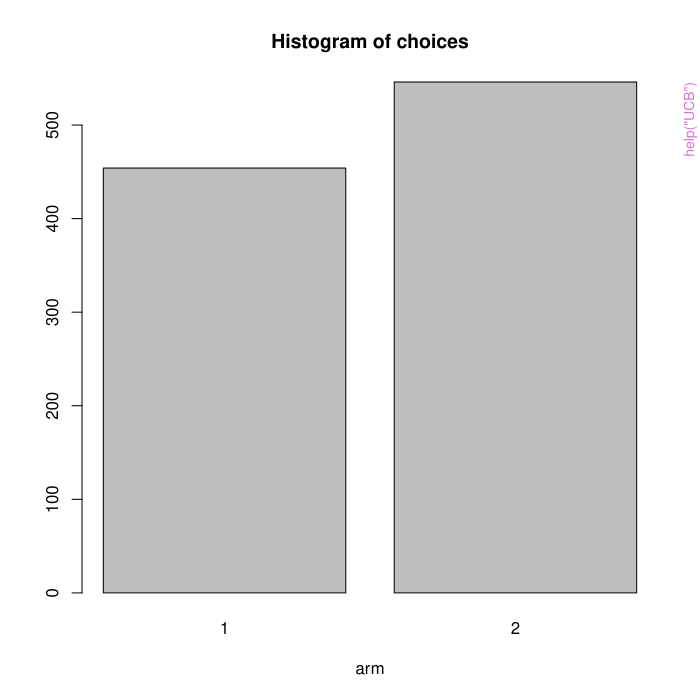

Recreate this plot in R.
pkgname <- "bandit4abtest"
source(file.path(R.home("share"), "R", "examples-header.R"))
options(warn = 1)
library('bandit4abtest')

base::assign(".oldSearch", base::search(), pos = 'CheckExEnv')
cleanEx()
nameEx("LINUCB")
### * LINUCB

flush(stderr()); flush(stdout())

### Name: LINUCB
### Title: LINUCB algorithm
### Aliases: LINUCB

### ** Examples

size.tot = 1000
set.seed(4649)                          # this makes the example exactly reproducible
x1 = runif(size.tot, min=0, max=10)          # you have 4, largely uncorrelated predictors
x2 = runif(size.tot, min=0, max=10)
x3 = runif(size.tot, min=0, max=10)
x4 = runif(size.tot, min=0, max=10)
dt = cbind(x1,x2,x3,x4)
#arm reward
arm_1 <-  as.vector(c(-1,9,-8,4))
K1 = crossprod(t(dt),arm_1)
arm_2 <-  as.vector(c(-1,2,1,0))
K2 = crossprod(t(dt),arm_2)
arm_3 <-  as.vector(c(-1,-5,1,10))
K3 = crossprod(t(dt),arm_3)
visitorReward <-  data.frame(K1,K2,K3)
dt <- as.data.frame(dt)
LINUCB(dt,visitorReward)



cleanEx()
nameEx("LOGITUCB")
### * LOGITUCB

flush(stderr()); flush(stdout())

### Name: LOGITUCB
### Title: LogitUCB algorithm
### Aliases: LOGITUCB

### ** Examples

size.tot = 1000
set.seed(4649)                          # this makes the example exactly reproducible
x1 = runif(size.tot, min=0, max=10)          # you have 4, largely uncorrelated predictors
x2 = runif(size.tot, min=0, max=10)
x3 = runif(size.tot, min=0, max=10)
x4 = runif(size.tot, min=0, max=10)
dt = cbind(x1,x2,x3,x4)
#arm reward
arm_1 <-  as.vector(c(-1,9,-8,4))
K1 = 1/(1+exp(- crossprod(t(dt),arm_1))) # inverse logit transform of linear predictor
K1 = vapply(K1, function(x) rbinom(1, 1, x), as.integer(1L))
arm_2 <-  as.vector(c(-1,2,1,0))
K2 = 1/(1+exp(- crossprod(t(dt),arm_2))) # inverse logit transform of linear predictor
K2 = vapply(K2, function(x) rbinom(1, 1, x), as.integer(1L))
arm_3 <-  as.vector(c(-1,-5,1,10))
K3 = 1/(1+exp(- crossprod(t(dt),arm_3)))
K3 = vapply(K3, function(x) rbinom(1, 1, x), as.integer(1L))
visitorReward <-  data.frame(K1,K2,K3)
dt <- as.data.frame(dt)
LOGITUCB(dt,visitorReward)



cleanEx()
nameEx("UCB")
### * UCB

flush(stderr()); flush(stdout())

### Name: UCB
### Title: UCB algorithm
### Aliases: UCB

### ** Examples

## Generates 10000 numbers from 2 binomial  distributions
set.seed(4434)
K1 <- rbinom(1000, 1, 0.6)
K2 <- rbinom(1000, 1, 0.7)
## Define a dataframe of rewards
visitorReward <- as.data.frame(cbind(K1,K2) )
#Run UCB algorithm
ucb_alloc  <- UCB(visitorReward,alpha = 10)
ucb_alloc$S
barplot(table(ucb_alloc$choice),main = "Histogram of choices",xlab="arm")
#Upper bound for arm 2 according iterations (red line is the real mean)
plot(x=c(1:length(ucb_alloc$choice[ucb_alloc$choice==2])),
  ucb_alloc$proba[ucb_alloc$choice==2],
  type='l',xlab = 'Time',ylab = 'Upper bound of arm 2')
  lines(c(1:length(ucb_alloc$choice[ucb_alloc$choice==2])),rep(mean(K2),length(ucb_alloc$choice[ucb_alloc$choice==2])),col="red")
ucb_alloc$time
ucb_alloc$theta_hat
ucb_alloc$theta



cleanEx()
nameEx("abtest1")
### * abtest1

flush(stderr()); flush(stdout())

### Name: abtest1
### Title: abtest1
### Aliases: abtest1
### Keywords: datasets

### ** Examples

 try(data(package = "bandit4abtest") )
 load(abtest1)



cleanEx()
nameEx("abtest2")
### * abtest2

flush(stderr()); flush(stdout())

### Name: abtest2
### Title: abtest2
### Aliases: abtest2
### Keywords: datasets

### ** Examples

 try(data(package = "bandit4abtest") )
 load(abtest1)



cleanEx()
nameEx("bandit_reward_control")
### * bandit_reward_control

flush(stderr()); flush(stdout())

### Name: bandit_reward_control
### Title: bandit_reward_control
### Aliases: bandit_reward_control

### ** Examples

## Generates 1000 numbers from 2 uniform distributions
set.seed(4434)
K1 <- rnorm(100, 30, .05)
K2 <- rnorm(100, 21, .05)
## Define a dataframe of rewards
visitorReward <- as.data.frame(cbind(K1,K2) )
## Control
bandit_reward_control(visitorReward,K=3)
## Control
bandit_reward_control(visitorReward,K=2)
visitorReward[1,1]= NA
## Control
bandit_reward_control(visitorReward)




cleanEx()
nameEx("change_data_type_for_ctree")
### * change_data_type_for_ctree

flush(stderr()); flush(stdout())

### Name: change_data_type_for_ctree
### Title: change_data_type_for_ctree
### Aliases: change_data_type_for_ctree

### ** Examples

## Generates 1000 numbers from 2 uniform distributions
c1 <- rep("Test",100)
dt <- as.data.frame(c1)
typeof(change_data_type_for_ctree(dt=dt,visitorReward=dt)$visitorReward[,1])
K1 <- sample(c(0,1),replace=TRUE,size= 100)
visitorReward <- as.data.frame(K1)
typeof(change_data_type_for_ctree(dt=dt,visitorReward=dt,is_reward_are_boolean=FALSE)$visitorReward[,1])



cleanEx()
nameEx("change_type")
### * change_type

flush(stderr()); flush(stdout())

### Name: change_type
### Title: Change all colomns of a dataframe into numerical type
### Aliases: change_type

### ** Examples

## Generates 1000 numbers from 2 binomial distributions
set.seed(4434)
K1 <- rbinom(1000, 1, 0.6)
K2 <- rbinom(1000, 1, 0.7)
## Define a dataframe of rewards
visitorReward <- as.data.frame( cbind(as.character(K1),as.character(K2)) )
typeof(visitorReward[,1])
## Change type
visitorReward <- change_type(visitorReward)
typeof(visitorReward[,1])



cleanEx()
nameEx("condition_For_UCB")
### * condition_For_UCB

flush(stderr()); flush(stdout())

### Name: condition_For_UCB
### Title: Returns the arm with the highest bound
### Aliases: condition_For_UCB

### ** Examples

## Generates 1000 numbers from 2 binomial distributions
set.seed(4434)
K1 <- rbinom(1000, 1, 0.6)
K2 <- rbinom(1000, 1, 0.7)
## Define a dataframe of rewards
visitorReward <- as.data.frame( cbind(K1,K2) )
## Number of arms
K=2
## Init the S Matrix
S <- generate_Matrix_S(K)
S
## play arms uniformly
for(i in 1:nrow(visitorReward)){
S <- play_arm(i,arm=(i%%K+1),S,visitorReward)
}
## Results
S
proba_max_For_UCB(S=S,iter=i+1)
condition_For_UCB(S=S,iter=i+1)



cleanEx()
nameEx("condition_For_epsilonGreedy")
### * condition_For_epsilonGreedy

flush(stderr()); flush(stdout())

### Name: condition_For_epsilonGreedy
### Title: condition_For_epsilonGreedy
### Aliases: condition_For_epsilonGreedy

### ** Examples

## Generates 1000 numbers from 2 binomial distributions
set.seed(4434)
K1 <- rbinom(1000, 1, 0.6)
K2 <- rbinom(1000, 1, 0.7)
## Define a dataframe of rewards
visitorReward <- as.data.frame( cbind(K1,K2) )
## Number of arms
K=2
## Init the S Matrix
S <- generate_Matrix_S(K)
S
## play arms uniformly
for(i in 1:nrow(visitorReward)){
S <- play_arm(i,arm=(i%%K+1),S,visitorReward)
}
## Results
S
condition_For_epsilonGreedy(S=S)



cleanEx()
nameEx("condition_For_thompson_sampling")
### * condition_For_thompson_sampling

flush(stderr()); flush(stdout())

### Name: condition_For_thompson_sampling
### Title: condition_For_thompson_sampling
### Aliases: condition_For_thompson_sampling

### ** Examples

## Generates 1000 numbers from 2 uniform distributions
set.seed(4434)
K1 <- rbinom(1000, 1, 0.6)
K2 <- rbinom(1000, 1, 0.7)
## Define a dataframe of rewards
visitorReward <- as.data.frame( cbind(K1,K2) )
## Number of arms
K=2
## Init the S Matrix
S <- generate_Matrix_S(K)
S
## play arms uniformly
for(i in 1:nrow(visitorReward)){
S <- play_arm(i,arm=(i%%K+1),S,visitorReward)
}
## Results
S
## Choose next arm with thompson sampling policy
condition_For_thompson_sampling(S)
#Density
plot(density( rbeta(100, 1 +  S[1,1]*S[2,1], 1 + S[2,1] - S[1,1]*S[2,1])))
plot(density( rbeta(100, 1 +  S[1,2]*S[2,2], 1 + S[2,2] - S[1,2]*S[2,2])))



cleanEx()
nameEx("control_data_missing")
### * control_data_missing

flush(stderr()); flush(stdout())

### Name: control_data_missing
### Title: control_data_missing
### Aliases: control_data_missing

### ** Examples

## Generates 1000 numbers from 2 uniform distributions
set.seed(4434)
K1 <- rnorm(100, 30, .05)
K2 <- rnorm(100, 21, .05)
## Define a dataframe of rewards
visitorReward <- as.data.frame(cbind(K1,K2) )
## Control
control_data_missing(visitorReward)
visitorReward[1,1]= NA
## Control
control_data_missing(visitorReward)




cleanEx()
nameEx("cumulativeRegret")
### * cumulativeRegret

flush(stderr()); flush(stdout())

### Name: cumulativeRegret
### Title: Return list of cumulative regret
### Aliases: cumulativeRegret

### ** Examples

## Generates 1000 numbers from 2 uniform distributions
set.seed(4434)
K1 <- rnorm(100, 30, .05)
K2 <- rnorm(100, 21, .05)
## Define a dataframe of rewards
visitorReward <- as.data.frame(cbind(K1,K2) )
#Random choices
choice <- sample(c(1,2), 100, replace = TRUE)
cumulativeRegret(choice=choice,visitorReward=visitorReward)




cleanEx()
nameEx("data_control_K")
### * data_control_K

flush(stderr()); flush(stdout())

### Name: data_control_K
### Title: data_control_K
### Aliases: data_control_K

### ** Examples

## Generates 1000 numbers from 2 uniform distributions
set.seed(4434)
K1 <- rnorm(100, 30, .05)
## Define a dataframe of rewards
visitorReward <- as.data.frame(K1)
## Control
data_control_K(visitorReward)
K2 <- rnorm(100, 21, .05)
## Define a dataframe of rewards
visitorReward <- as.data.frame(cbind(K1,K2) )
## Control
data_control_K(visitorReward,K=3)
## Control
data_control_K(visitorReward,K=2)




cleanEx()
nameEx("data_control_context_reward")
### * data_control_context_reward

flush(stderr()); flush(stdout())

### Name: data_control_context_reward
### Title: data_control_context_reward
### Aliases: data_control_context_reward

### ** Examples

## Generates 1000 numbers from 2 uniform distributions
set.seed(4434)
K1 <- rnorm(100, 30, .05)
K2 <- rnorm(100, 35, .05)
## Define a dataframe of rewards
visitorReward <- as.data.frame(K1)
## Define a dataframe of context
c1 <- rnorm(50, 35, .05)
dt <- as.data.frame(c1)
## Control
data_control_context_reward(dt=dt,visitorReward=visitorReward)
c1 <- rnorm(100, 30, .05)
dt <- as.data.frame(c1)
data_control_context_reward(dt=dt,visitorReward=visitorReward)




cleanEx()
nameEx("epsilonGreedy")
### * epsilonGreedy

flush(stderr()); flush(stdout())

### Name: epsilonGreedy
### Title: epsilonGreedy algorithm
### Aliases: epsilonGreedy

### ** Examples

## Generates 10000 numbers from 2 binomial  distributions
set.seed(4434)
K1 <- rbinom(1000, 1, 0.6)
K2 <- rbinom(1000, 1, 0.7)
## Define a dataframe of rewards
visitorReward <- as.data.frame(cbind(K1,K2) )
#Run epsilon Greedy algorithm
epsilonGreedy_alloc  <- epsilonGreedy(visitorReward,epsilon  = 0.25)
epsilonGreedy_alloc$S
barplot(table(epsilonGreedy_alloc$choice),main = "Histogram of choices",xlab="arm")
epsilonGreedy_alloc$time
epsilonGreedy_alloc$theta_hat
epsilonGreedy_alloc$theta



cleanEx()
nameEx("epsilonGreedy_bandit_object_evaluation")
### * epsilonGreedy_bandit_object_evaluation

flush(stderr()); flush(stdout())

### Name: epsilonGreedy_bandit_object_evaluation
### Title: epsilonGreedy_bandit_object_evaluation
### Aliases: epsilonGreedy_bandit_object_evaluation

### ** Examples

## Generates 1000 numbers from 2 binomial distributions
set.seed(4434)
K1 <- rbinom(1000, 1, 0.6)
K2 <- rbinom(1000, 1, 0.7)
## Define a dataframe of rewards
visitorReward <- as.data.frame(cbind(K1,K2) )
#Run epsilonGreedy algorithm with policy evaluation
epsilonGreedy_bandit_object_evaluation(visitorReward,epsilon = 0.25)




cleanEx()
nameEx("generate_Matrix_S")
### * generate_Matrix_S

flush(stderr()); flush(stdout())

### Name: generate_Matrix_S
### Title: Generate a S Matrix
### Aliases: generate_Matrix_S

### ** Examples

K = 2
generate_Matrix_S(K)




cleanEx()
nameEx("is_reward_are_boolean")
### * is_reward_are_boolean

flush(stderr()); flush(stdout())

### Name: is_reward_are_boolean
### Title: is_reward_are_boolean
### Aliases: is_reward_are_boolean

### ** Examples

## Generates 1000 numbers from 2 uniform distributions
set.seed(4434)
K1 <- rnorm(100, 30, .05)
K2 <- rnorm(100, 35, .05)
## Define a dataframe of rewards
visitorReward <- as.data.frame(cbind(K1,K2))
is_reward_are_boolean(visitorReward)
K1 <- rbinom(1000, 1, 0.6)
K2 <- rbinom(1000, 1, 0.7)
visitorReward <- as.data.frame(cbind(K1,K2))
is_reward_are_boolean(visitorReward)




cleanEx()
nameEx("linucb_bandit_object_evaluation")
### * linucb_bandit_object_evaluation

flush(stderr()); flush(stdout())

### Name: linucb_bandit_object_evaluation
### Title: linucb_bandit_object_evaluation
### Aliases: linucb_bandit_object_evaluation

### ** Examples

size.tot = 1000
set.seed(4649)                          # this makes the example exactly reproducible
x1 = runif(size.tot, min=0, max=10)          # you have 4, largely uncorrelated predictors
x2 = runif(size.tot, min=0, max=10)
x3 = runif(size.tot, min=0, max=10)
x4 = runif(size.tot, min=0, max=10)
dt = cbind(x1,x2,x3,x4)
#arm reward
arm_1 <-  as.vector(c(-1,9,-8,4))
K1 = 1/(1+exp(- crossprod(t(dt),arm_1))) # inverse logit transform of linear predictor
K1 = vapply(K1, function(x) rbinom(1, 1, x), as.integer(1L))
arm_2 <-  as.vector(c(-1,2,1,0))
K2 = 1/(1+exp(- crossprod(t(dt),arm_2))) # inverse logit transform of linear predictor
K2 = vapply(K2, function(x) rbinom(1, 1, x), as.integer(1L))
arm_3 <-  as.vector(c(-1,-5,1,10))
K3 = 1/(1+exp(- crossprod(t(dt),arm_3)))
K3 = vapply(K3, function(x) rbinom(1, 1, x), as.integer(1L))
visitorReward <-  data.frame(K1,K2,K3)
dt <- as.data.frame(dt)
linucb_bandit_object_evaluation(dt,visitorReward)



cleanEx()
nameEx("logitucb_bandit_object_evaluation")
### * logitucb_bandit_object_evaluation

flush(stderr()); flush(stdout())

### Name: logitucb_bandit_object_evaluation
### Title: logitucb_bandit_object_evaluation
### Aliases: logitucb_bandit_object_evaluation

### ** Examples

size.tot = 1000
set.seed(4649)                          # this makes the example exactly reproducible
x1 = runif(size.tot, min=0, max=10)          # you have 4, largely uncorrelated predictors
x2 = runif(size.tot, min=0, max=10)
x3 = runif(size.tot, min=0, max=10)
x4 = runif(size.tot, min=0, max=10)
dt = cbind(x1,x2,x3,x4)
#arm reward
arm_1 <-  as.vector(c(-1,9,-8,4))
K1 = 1/(1+exp(- crossprod(t(dt),arm_1))) # inverse logit transform of linear predictor
K1 = vapply(K1, function(x) rbinom(1, 1, x), as.integer(1L))
arm_2 <-  as.vector(c(-1,2,1,0))
K2 = 1/(1+exp(- crossprod(t(dt),arm_2))) # inverse logit transform of linear predictor
K2 = vapply(K2, function(x) rbinom(1, 1, x), as.integer(1L))
arm_3 <-  as.vector(c(-1,-5,1,10))
K3 = 1/(1+exp(- crossprod(t(dt),arm_3)))
K3 = vapply(K3, function(x) rbinom(1, 1, x), as.integer(1L))
visitorReward <-  data.frame(K1,K2,K3)
dt <- as.data.frame(dt)
logitucb_bandit_object_evaluation(dt=dt,visitorReward)



cleanEx()
nameEx("play_arm")
### * play_arm

flush(stderr()); flush(stdout())

### Name: play_arm
### Title: Assign an arm to an item
### Aliases: play_arm

### ** Examples

## Generates 1000 numbers from 2 uniform distributions
set.seed(4434)
K1 <- rbinom(1000, 1, 0.6)
K2 <- rbinom(1000, 1, 0.7)
## Define a dataframe of rewards
visitorReward <- as.data.frame( cbind(K1,K2) )
## Number of arms
K=2
## Init the S Matrix
S <- generate_Matrix_S(K)
S
## play arms uniformly
for(i in 1:nrow(visitorReward)){
S <- play_arm(i,arm=(i%%K+1),S,visitorReward)
}
## Results
S



cleanEx()
nameEx("proba_max_For_UCB")
### * proba_max_For_UCB

flush(stderr()); flush(stdout())

### Name: proba_max_For_UCB
### Title: Calculates, for each colonne of S (selected arm) an upper bound
###   according to the Hoeffding inequality (dependent on the iter
###   iteration). It is possible to adjust this bound via an alpha
###   parameter (default alpha = 1). Returns a vector of calculated upper
###   bounds
### Aliases: proba_max_For_UCB

### ** Examples

## Generates 1000 numbers from 2 uniform distributions
set.seed(4434)
K1 <- rbinom(1000, 1, 0.6)
K2 <- rbinom(1000, 1, 0.7)
## Define a dataframe of rewards
visitorReward <- as.data.frame( cbind(K1,K2) )
## Number of arms
K=2
## Init the S Matrix
S <- generate_Matrix_S(K)
S
## play arms uniformly
for(i in 1:nrow(visitorReward)){
S <- play_arm(i,arm=(i%%K+1),S,visitorReward)
}
## Results
S
proba_max_For_UCB(S=S,iter=i+1)



cleanEx()
nameEx("regretValue")
### * regretValue

flush(stderr()); flush(stdout())

### Name: regretValue
### Title: Return regret of chosen arm
### Aliases: regretValue

### ** Examples

## Generates 1000 numbers from 2 uniform distributions
set.seed(4434)
K1 <- rnorm(100, 30, .05)
K2 <- rnorm(100, 21, .05)
## Define a dataframe of rewards
visitorReward <- as.data.frame(cbind(K1,K2) )
#regret of arm 1 for the fist item
regretValue(1,visitorReward[1,])
#'#regret of arm 1 for the fist item
regretValue(2,visitorReward[1,])



cleanEx()
nameEx("return_real_theta")
### * return_real_theta

flush(stderr()); flush(stdout())

### Name: return_real_theta
### Title: return_real_theta
### Aliases: return_real_theta

### ** Examples

size.tot = 1000
set.seed(4649)                          # this makes the example exactly reproducible
x1 = runif(size.tot, min=0, max=10)          # you have 4, largely uncorrelated predictors
x2 = runif(size.tot, min=0, max=10)
x3 = runif(size.tot, min=0, max=10)
x4 = runif(size.tot, min=0, max=10)
dt = cbind(x1,x2,x3,x4)
#arm reward
arm_1 <-  as.vector(c(-1,9,-8,4))
K1 = crossprod(t(dt),arm_1)
arm_2 <-  as.vector(c(-1,2,1,0))
K2 = crossprod(t(dt),arm_2)
arm_3 <-  as.vector(c(-1,-5,1,10))
K3 = crossprod(t(dt),arm_3)
visitorReward <-  data.frame(K1,K2,K3)
dt <- as.data.frame(dt)
return_real_theta(dt,visitorReward)



cleanEx()
nameEx("simpleRegret")
### * simpleRegret

flush(stderr()); flush(stdout())

### Name: simpleRegret
### Title: Return list of regret
### Aliases: simpleRegret

### ** Examples

## Generates 1000 numbers from 2 uniform distributions
set.seed(4434)
K1 <- rnorm(100, 30, .05)
K2 <- rnorm(100, 21, .05)
## Define a dataframe of rewards
visitorReward <- as.data.frame(cbind(K1,K2) )
#Random choices
choice <- sample(c(1,2), 100, replace = TRUE)
simpleRegret(choice=choice,visitorReward=visitorReward)




cleanEx()
nameEx("thompson_sampling")
### * thompson_sampling

flush(stderr()); flush(stdout())

### Name: thompson_sampling
### Title: thompson_sampling
### Aliases: thompson_sampling

### ** Examples

## Generates 1000 numbers from 2 uniform distributions
set.seed(4434)
K1 <- rbinom(1000, 1, 0.6)
K2 <- rbinom(1000, 1, 0.7)
## Define a dataframe of rewards
visitorReward <- as.data.frame( cbind(K1,K2) )
thompson_sampling(visitorReward)



cleanEx()
nameEx("thompson_sampling_bandit_object_evaluation")
### * thompson_sampling_bandit_object_evaluation

flush(stderr()); flush(stdout())

### Name: thompson_sampling_bandit_object_evaluation
### Title: thompson_sampling_bandit_object_evaluation
### Aliases: thompson_sampling_bandit_object_evaluation

### ** Examples

## Generates 1000 numbers from 2 binomial distributions
set.seed(4434)
K1 <- rbinom(1000, 1, 0.6)
K2 <- rbinom(1000, 1, 0.7)
## Define a dataframe of rewards
visitorReward <- as.data.frame(cbind(K1,K2) )
#Run Thompson Sampling algorithm with policy evaluation
thompson_sampling_bandit_object_evaluation(visitorReward,alpha = 1, beta = 1 )




cleanEx()
nameEx("ucb_bandit_object_evaluation")
### * ucb_bandit_object_evaluation

flush(stderr()); flush(stdout())

### Name: ucb_bandit_object_evaluation
### Title: ucb_bandit_object_evaluation
### Aliases: ucb_bandit_object_evaluation

### ** Examples

## Generates 1000 numbers from 2 binomial distributions
set.seed(4434)
K1 <- rbinom(1000, 1, 0.6)
K2 <- rbinom(1000, 1, 0.7)
## Define a dataframe of rewards
visitorReward <- as.data.frame(cbind(K1,K2) )
#Run UCB algorithm with policy evaluation
ucb_bandit_object_evaluation(visitorReward,alpha = 1)




cleanEx()
nameEx("uniform_bandit")
### * uniform_bandit

flush(stderr()); flush(stdout())

### Name: uniform_bandit
### Title: Uniform algorithm
### Aliases: uniform_bandit

### ** Examples

## Generates 10000 numbers from 2 binomial  distributions
set.seed(4434)
K1 <- rbinom(1000, 1, 0.6)
K2 <- rbinom(1000, 1, 0.7)
## Define a dataframe of rewards
visitorReward <- as.data.frame(cbind(K1,K2) )
#Run Uniform algorithm
uniform_bandit_alloc  <- uniform_bandit(visitorReward)
uniform_bandit_alloc$S
uniform_bandit_alloc$time



cleanEx()
nameEx("uniform_bandit_object_evaluation")
### * uniform_bandit_object_evaluation

flush(stderr()); flush(stdout())

### Name: uniform_bandit_object_evaluation
### Title: uniform_bandit_object_evaluation
### Aliases: uniform_bandit_object_evaluation

### ** Examples

## Generates 1000 numbers from 2 binomial distributions
set.seed(4434)
K1 <- rbinom(1000, 1, 0.6)
K2 <- rbinom(1000, 1, 0.7)
## Define a dataframe of rewards
visitorReward <- as.data.frame(cbind(K1,K2) )
#Run uniform bandit allocation with policy evaluation
uniform_bandit_object_evaluation(visitorReward)




### * <FOOTER>
###
options(digits = 7L)
base::cat("Time elapsed: ", proc.time() - base::get("ptime", pos = 'CheckExEnv'),"\n")
grDevices::dev.off()
###
### Local variables: ***
### mode: outline-minor ***
### outline-regexp: "\\(> \\)?### [*]+" ***
### End: ***
quit('no')
